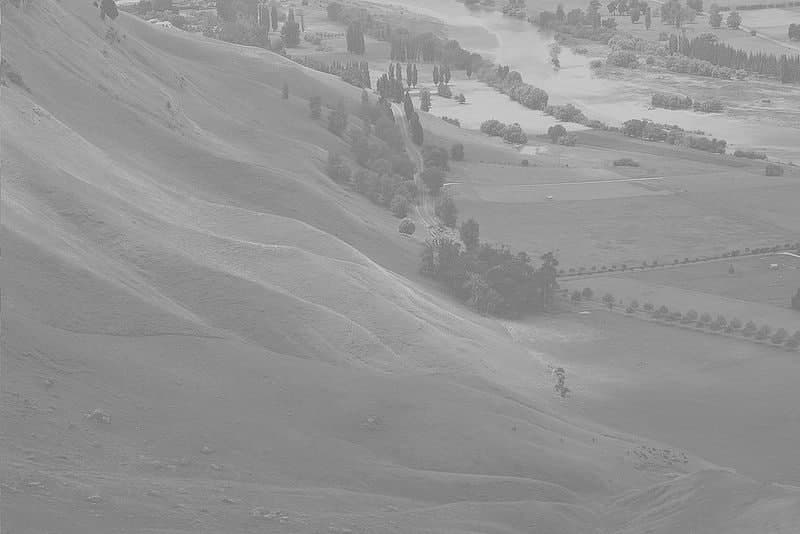
#> input picture dessert.jpg, 800 x 534 px
$ jupyter execute Image_transformation.ipynb
#> lines starting #> are read from the running program, lines starting #| are printed output that depends on the picture
[cell 1]
import cv2
import numpy as np
from matplotlib import pyplot as plt

[cell 2]
image = cv2.imread("dessert.jpg")
#> image is the input picture: shape (534, 800, 3); min 92, max 233, mean 148
new_image=cv2.cvtColor(image, cv2.COLOR_BGR2RGB)
plt.figure(figsize=(10,10))
plt.imshow(new_image)
plt.show()

[cell 3]
# alternative way to find histogram of an image
img = cv2.imread("dessert.jpg",0)
#> img: shape (534, 800); min 92, max 233, mean 148
equ = cv2.equalizeHist(img)
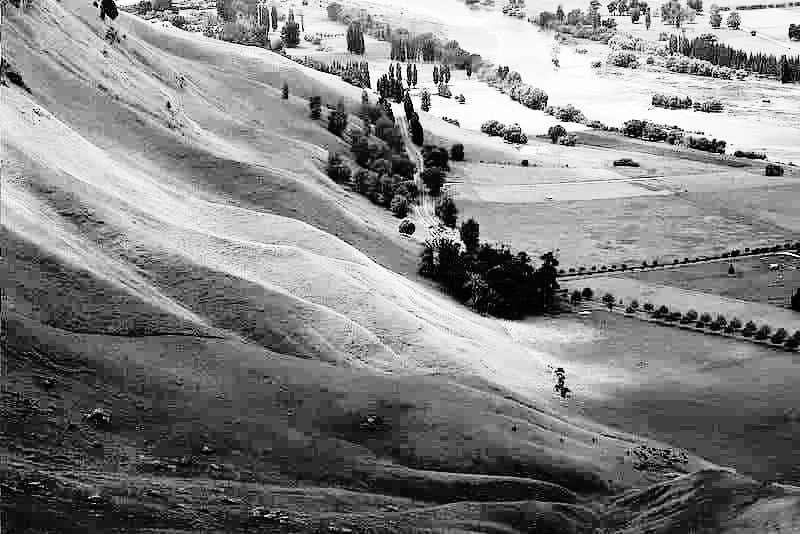
#> equ: shape (534, 800); min 0, max 255, mean 130.5
res = np.hstack((img, equ))
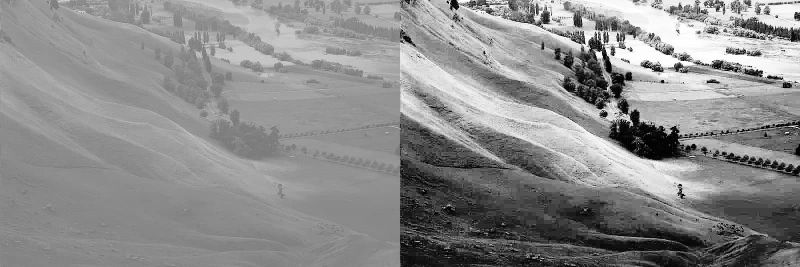
#> res: shape (534, 1600) (shown at 1/2 size); min 0, max 255, mean 139.2
cv2.imwrite('NEW.jpg',res)
#> Out = True

[cell 4]
img2=cv2.imread("NEW.jpg")
#> img2: shape (534, 1600, 3); min 0, max 255, mean 139.2
plt.figure(figsize=(10,10)) # 10, 10: are the width and the height of the
                            # figure containing the image.
plt.imshow(img2) # Show the image in the figure above.
plt.show() # Show the figure with the image.

# Image transformation by using comulative distribution function

[cell 5]
from skimage.io import imshow, imread
from skimage.color import rgb2gray
from skimage import img_as_ubyte, img_as_float
from skimage.exposure import histogram, cumulative_distribution

[cell 6]
image = cv2.imread("car_img.png")
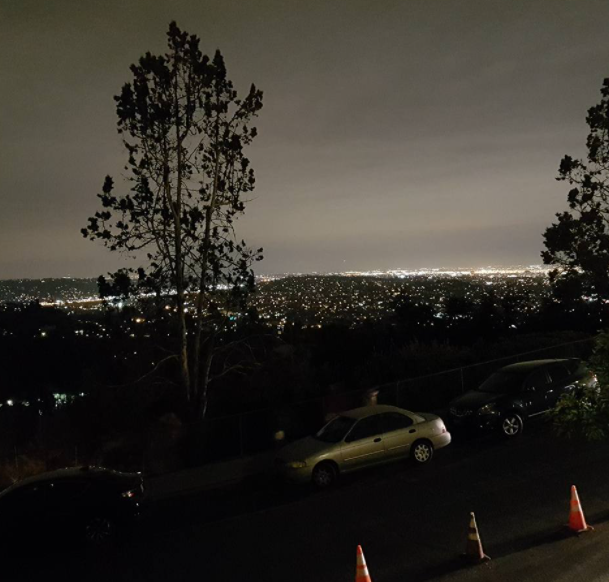
#> input picture car_img.png, 609 x 582 px
#> image is the input picture: shape (582, 609, 3); mean B, G, R 43.1, 49.4, 52.9
dark_image_grey=cv2.cvtColor(image, cv2.COLOR_BGR2RGB)
plt.figure(figsize=(10,10))
plt.imshow(dark_image_grey)
plt.show()

extract the image’s value histogram

[cell 7]
image_dark = imread("car_img.png")
dark_image_intensity = img_as_ubyte(rgb2gray(dark_image_grey))
freq, bins = histogram(dark_image_intensity)
#> freq = 251 values, max 20632 at index 4, min 1 at index 250, mean 1412.1; bins = 251 values from 0 to 250
plt.step(bins, freq*1.0/freq.sum())
plt.xlabel("intensity value")
plt.ylabel("fraction of pixels")
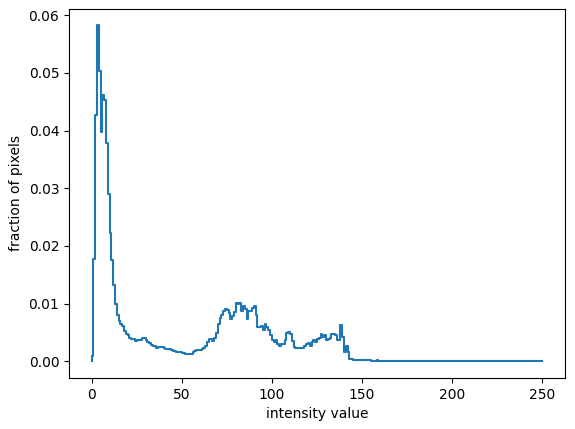
#> figure drawn by matplotlib, 1 panel; curve peaks at x = 4, y = 0.0582

[cell 8]
freq, bins = cumulative_distribution(dark_image_grey)
#> freq = 256 values from 0.00241 to 1; bins = 256 values from 0 to 255
target_bins = np.arange(255)
target_freq = np.linspace(0, 1, len(target_bins))
plt.step(bins, freq, c='b', label='actual cdf')
plt.plot(target_bins, target_freq, c='r', label='target cdf')
plt.xlim(0, 255)
plt.ylim(0, 1.01)
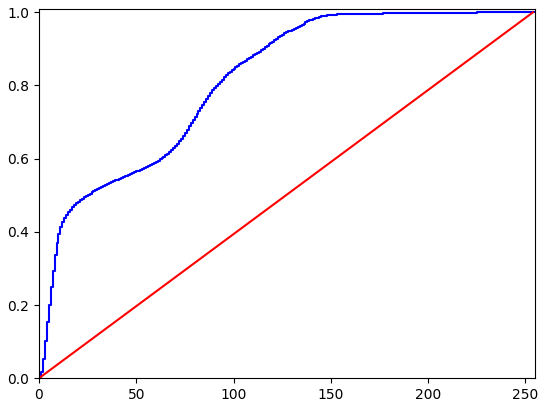
#> figure drawn by matplotlib, 1 panel; curve peaks at x = 255, y = 1; curve peaks at x = 254, y = 1

[cell 9]
new_vals = np.interp(freq, target_freq, target_bins)
#> new_vals = 256 values from 0.612 to 254
dark_image_eq = img_as_ubyte(new_vals[dark_image_intensity].astype(int))
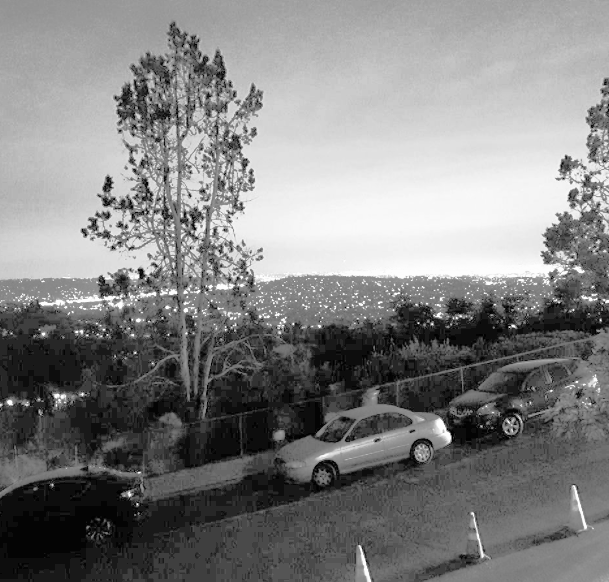
#> dark_image_eq: shape (582, 609); min 0, max 253, mean 129.8
imshow(dark_image_eq)
